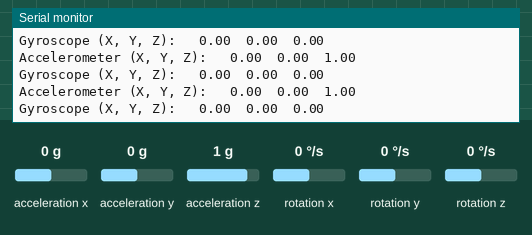
A sketch run on a simulated Arduino Nano 33 BLE. On the bench: the last lines printed to the serial monitor. The test bench sets the inputs (shaded band); at power-on: acceleration x 0 g, acceleration y 0 g, acceleration z 1 g, rotation x 0 °/s, rotation y 0 °/s, rotation z 0 °/s.

Above: at 1.3 s.
1.4 s: acceleration x set to -1.4 g
At 1.9 s:
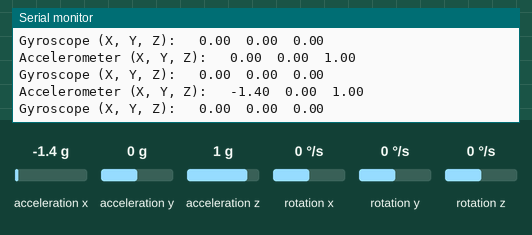
2.9 s: acceleration y set to -1.4 g
At 3.4 s:
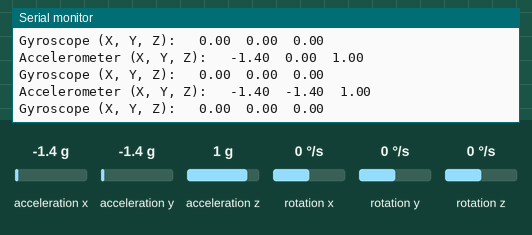
4.4 s: acceleration z set to -1.4 g
At 4.8 s:
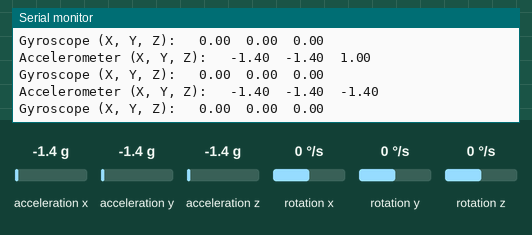
5.9 s: rotation x set to -192 °/s
At 6.4 s:
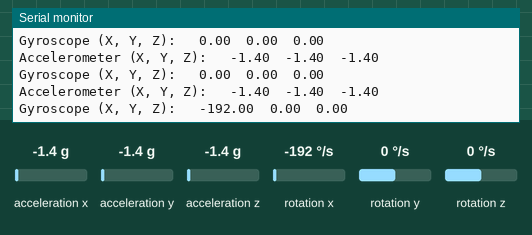
7.4 s: rotation y set to -192 °/s
At 7.9 s:
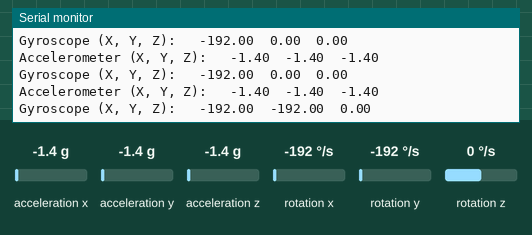

The sketch:

Embedded_P2.ino
```cpp
#include <Arduino_LSM9DS1.h>

void setup() {
  // Initialize Serial communication
  Serial.begin(115200);

  // Initialize the IMU sensor
  if (!IMU.begin()) {
    Serial.println("Failed to initialize IMU!");
    while (1);
  }
}

void loop() {
  // Read accelerometer data
  float ax, ay, az;
  IMU.readAcceleration(ax, ay, az);

  // Read gyroscope data
  float gx, gy, gz;
  IMU.readGyroscope(gx, gy, gz);

  // Send accelerometer data to Serial for plotting
  Serial.print("Accelerometer (X, Y, Z): ");
  Serial.print("\t");
  Serial.print(ax);
  Serial.print("\t");
  Serial.print(ay);
  Serial.print("\t");
  Serial.print(az);
  Serial.println("\t");

  // Send gyroscope data to Serial for plotting
  Serial.print("Gyroscope (X, Y, Z): ");
  Serial.print("\t");
  Serial.print(gx);
  Serial.print("\t");
  Serial.print(gy);
  Serial.print("\t");
  Serial.println(gz);

  delay(500); // 500 ms delay for a 2Hz sampling rate, adjust as needed
}
```

Measured:
- after the input at 1.4 s, the serial monitor: prints a new line after 0.10 s (image 1)
- after the input at 2.9 s, the serial monitor: prints a new line after 0.11 s (image 2)
- after the input at 4.4 s, the serial monitor: prints a new line after 0.11 s (image 3)
- after the input at 5.9 s, the serial monitor: prints a new line after 0.11 s (image 4)
- after the input at 7.4 s, the serial monitor: prints a new line after 0.12 s (image 5)
